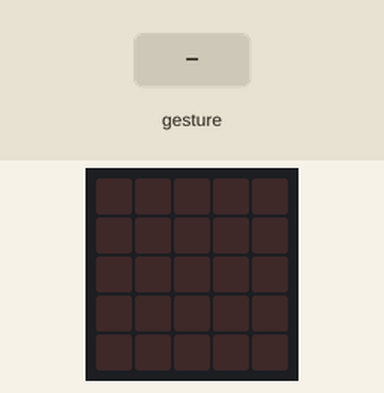
This program was run on a simulated BBC micro:bit running MicroPython. On the bench: the board's 5×5 LED display. Inputs (shaded band) come from the test bench. Random numbers come from a fixed seed; a tilt is held for 1.5 s and a shake lasts 1 s, then the board lies face up again.

Above: at 1.2 s.
1.3 s: gesture 'shake'
At 2.5 s:
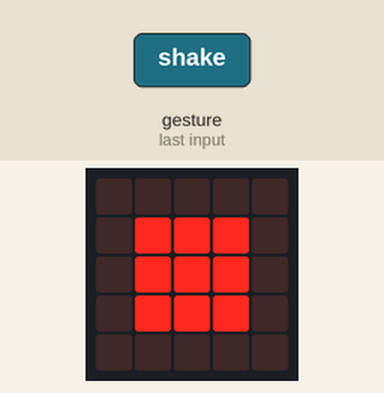
3.0 s: gesture 'shake'
At 3.9 s:
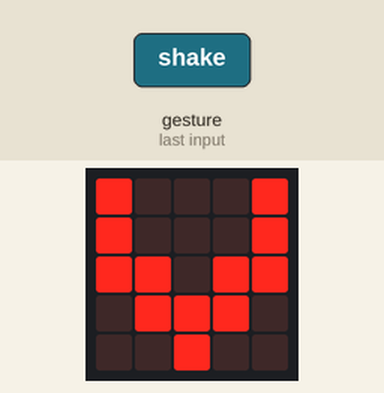
4.7 s: gesture 'shake'
At 5.3 s:
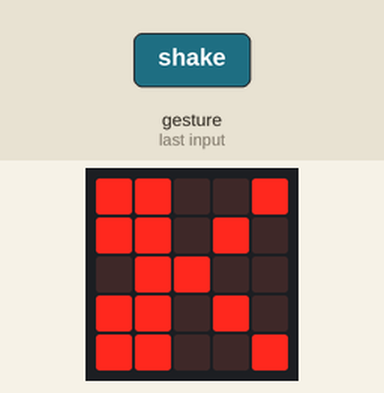
6.4 s: gesture 'shake'
At 7.7 s:
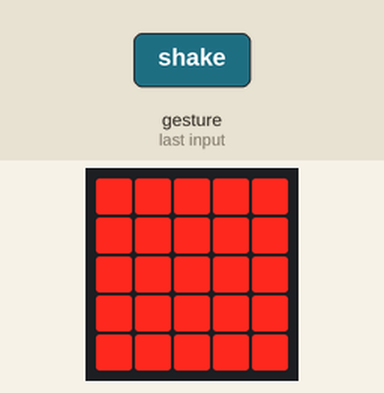
Timing chart, 0 to 9.1 s (numbered marks = the images above; inputs shaded):
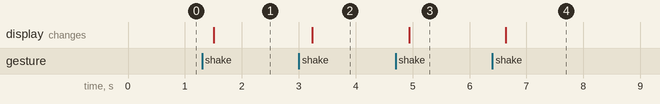

Measured:
- after the input at 1.3 s, the display: changes after 0.20 s (image 1)
- after the input at 3.0 s, the display: changes after 0.24 s (image 2)
- after the input at 4.7 s, the display: changes after 0.24 s (image 3)
- after the input at 6.4 s, the display: changes after 0.24 s (image 4)

The program:

rpsol.py
```python
# Add your Python code here. E.g.
from microbit import *
import random

scissor = Image("99009:"
                "99090:"
                "09900:"
                "99090:"
                "99009:")


rock = Image(   "0000:"
                "09990:"
                "09990:"
                "09990:"
                "00000:")


paper = Image(  "99999:"
                "99999:"
                "99999:"
                "99999:"
                "99999:")


lizard = Image( "00900:"
                "09990:"
                "00900:"
                "09990:"
                "00900:")


spock = Image(  "90009:"
                "90009:"
                "99099:"
                "09990:"
                "00900:")


while True:
    if accelerometer.was_gesture("shake"):
        display.clear()

        hand = random.randint(0, 4)
        if hand == 0:
           display.show(scissor)


        elif hand == 1:
            display.show(rock)


        elif hand == 2:
            display.show(paper)


        elif hand == 3:
            display.show(lizard)


        else:
            display.show(spock)
```
